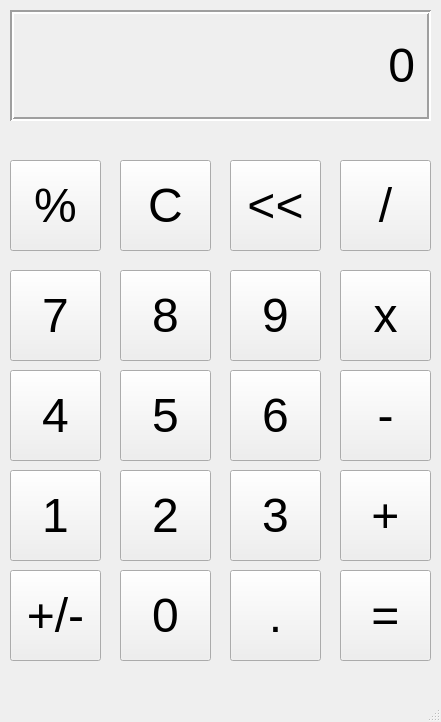
<?xml version="1.0" encoding="UTF-8"?>
<ui version="4.0">
 <class>MainWindow</class>
 <widget class="QMainWindow" name="MainWindow">
  <property name="geometry">
   <rect>
    <x>0</x>
    <y>0</y>
    <width>441</width>
    <height>722</height>
   </rect>
  </property>
  <property name="windowTitle">
   <string>Calculator</string>
  </property>
  <widget class="QWidget" name="centralwidget">
   <widget class="QLabel" name="outputLabel">
    <property name="geometry">
     <rect>
      <x>10</x>
      <y>10</y>
      <width>421</width>
      <height>111</height>
     </rect>
    </property>
    <property name="font">
     <font>
      <pointsize>36</pointsize>
     </font>
    </property>
    <property name="frameShape">
     <enum>QFrame::Box</enum>
    </property>
    <property name="frameShadow">
     <enum>QFrame::Sunken</enum>
    </property>
    <property name="lineWidth">
     <number>2</number>
    </property>
    <property name="text">
     <string>0</string>
    </property>
    <property name="alignment">
     <set>Qt::AlignRight|Qt::AlignTrailing|Qt::AlignVCenter</set>
    </property>
    <property name="margin">
     <number>10</number>
    </property>
   </widget>
   <widget class="QPushButton" name="percentButton">
    <property name="geometry">
     <rect>
      <x>10</x>
      <y>160</y>
      <width>91</width>
      <height>91</height>
     </rect>
    </property>
    <property name="font">
     <font>
      <pointsize>36</pointsize>
     </font>
    </property>
    <property name="text">
     <string>%</string>
    </property>
   </widget>
   <widget class="QPushButton" name="cButton">
    <property name="geometry">
     <rect>
      <x>120</x>
      <y>160</y>
      <width>91</width>
      <height>91</height>
     </rect>
    </property>
    <property name="font">
     <font>
      <pointsize>36</pointsize>
     </font>
    </property>
    <property name="text">
     <string>C</string>
    </property>
   </widget>
   <widget class="QPushButton" name="arrowButton">
    <property name="geometry">
     <rect>
      <x>230</x>
      <y>160</y>
      <width>91</width>
      <height>91</height>
     </rect>
    </property>
    <property name="font">
     <font>
      <pointsize>36</pointsize>
     </font>
    </property>
    <property name="text">
     <string>&lt;&lt;</string>
    </property>
   </widget>
   <widget class="QPushButton" name="divideButton">
    <property name="geometry">
     <rect>
      <x>340</x>
      <y>160</y>
      <width>91</width>
      <height>91</height>
     </rect>
    </property>
    <property name="font">
     <font>
      <pointsize>36</pointsize>
     </font>
    </property>
    <property name="text">
     <string>/</string>
    </property>
   </widget>
   <widget class="QPushButton" name="eightButton">
    <property name="geometry">
     <rect>
      <x>120</x>
      <y>270</y>
      <width>91</width>
      <height>91</height>
     </rect>
    </property>
    <property name="font">
     <font>
      <pointsize>36</pointsize>
     </font>
    </property>
    <property name="text">
     <string>8</string>
    </property>
   </widget>
   <widget class="QPushButton" name="nineButton">
    <property name="geometry">
     <rect>
      <x>230</x>
      <y>270</y>
      <width>91</width>
      <height>91</height>
     </rect>
    </property>
    <property name="font">
     <font>
      <pointsize>36</pointsize>
     </font>
    </property>
    <property name="text">
     <string>9</string>
    </property>
   </widget>
   <widget class="QPushButton" name="multiplyButton">
    <property name="geometry">
     <rect>
      <x>340</x>
      <y>270</y>
      <width>91</width>
      <height>91</height>
     </rect>
    </property>
    <property name="font">
     <font>
      <pointsize>36</pointsize>
     </font>
    </property>
    <property name="text">
     <string>x</string>
    </property>
   </widget>
   <widget class="QPushButton" name="sevenButton">
    <property name="geometry">
     <rect>
      <x>10</x>
      <y>270</y>
      <width>91</width>
      <height>91</height>
     </rect>
    </property>
    <property name="font">
     <font>
      <pointsize>36</pointsize>
     </font>
    </property>
    <property name="text">
     <string>7</string>
    </property>
   </widget>
   <widget class="QPushButton" name="fiveButton">
    <property name="geometry">
     <rect>
      <x>120</x>
      <y>370</y>
      <width>91</width>
      <height>91</height>
     </rect>
    </property>
    <property name="font">
     <font>
      <pointsize>36</pointsize>
     </font>
    </property>
    <property name="text">
     <string>5</string>
    </property>
   </widget>
   <widget class="QPushButton" name="sixButton">
    <property name="geometry">
     <rect>
      <x>230</x>
      <y>370</y>
      <width>91</width>
      <height>91</height>
     </rect>
    </property>
    <property name="font">
     <font>
      <pointsize>36</pointsize>
     </font>
    </property>
    <property name="text">
     <string>6</string>
    </property>
   </widget>
   <widget class="QPushButton" name="minusButton">
    <property name="geometry">
     <rect>
      <x>340</x>
      <y>370</y>
      <width>91</width>
      <height>91</height>
     </rect>
    </property>
    <property name="font">
     <font>
      <pointsize>36</pointsize>
     </font>
    </property>
    <property name="text">
     <string>-</string>
    </property>
   </widget>
   <widget class="QPushButton" name="fourButton">
    <property name="geometry">
     <rect>
      <x>10</x>
      <y>370</y>
      <width>91</width>
      <height>91</height>
     </rect>
    </property>
    <property name="font">
     <font>
      <pointsize>36</pointsize>
     </font>
    </property>
    <property name="text">
     <string>4</string>
    </property>
   </widget>
   <widget class="QPushButton" name="twoButton">
    <property name="geometry">
     <rect>
      <x>120</x>
      <y>470</y>
      <width>91</width>
      <height>91</height>
     </rect>
    </property>
    <property name="font">
     <font>
      <pointsize>36</pointsize>
     </font>
    </property>
    <property name="text">
     <string>2</string>
    </property>
   </widget>
   <widget class="QPushButton" name="threeButton">
    <property name="geometry">
     <rect>
      <x>230</x>
      <y>470</y>
      <width>91</width>
      <height>91</height>
     </rect>
    </property>
    <property name="font">
     <font>
      <pointsize>36</pointsize>
     </font>
    </property>
    <property name="text">
     <string>3</string>
    </property>
   </widget>
   <widget class="QPushButton" name="addButton">
    <property name="geometry">
     <rect>
      <x>340</x>
      <y>470</y>
      <width>91</width>
      <height>91</height>
     </rect>
    </property>
    <property name="font">
     <font>
      <pointsize>36</pointsize>
     </font>
    </property>
    <property name="text">
     <string>+</string>
    </property>
   </widget>
   <widget class="QPushButton" name="oneButton">
    <property name="geometry">
     <rect>
      <x>10</x>
      <y>470</y>
      <width>91</width>
      <height>91</height>
     </rect>
    </property>
    <property name="font">
     <font>
      <pointsize>36</pointsize>
     </font>
    </property>
    <property name="text">
     <string>1</string>
    </property>
   </widget>
   <widget class="QPushButton" name="zeroButton">
    <property name="geometry">
     <rect>
      <x>120</x>
      <y>570</y>
      <width>91</width>
      <height>91</height>
     </rect>
    </property>
    <property name="font">
     <font>
      <pointsize>36</pointsize>
     </font>
    </property>
    <property name="text">
     <string>0</string>
    </property>
   </widget>
   <widget class="QPushButton" name="decimalButton">
    <property name="geometry">
     <rect>
      <x>230</x>
      <y>570</y>
      <width>91</width>
      <height>91</height>
     </rect>
    </property>
    <property name="font">
     <font>
      <pointsize>36</pointsize>
     </font>
    </property>
    <property name="text">
     <string>.</string>
    </property>
   </widget>
   <widget class="QPushButton" name="equalButton">
    <property name="geometry">
     <rect>
      <x>340</x>
      <y>570</y>
      <width>91</width>
      <height>91</height>
     </rect>
    </property>
    <property name="font">
     <font>
      <pointsize>36</pointsize>
     </font>
    </property>
    <property name="text">
     <string>=</string>
    </property>
   </widget>
   <widget class="QPushButton" name="plusminusButton">
    <property name="geometry">
     <rect>
      <x>10</x>
      <y>570</y>
      <width>91</width>
      <height>91</height>
     </rect>
    </property>
    <property name="font">
     <font>
      <pointsize>36</pointsize>
     </font>
    </property>
    <property name="text">
     <string>+/-</string>
    </property>
   </widget>
  </widget>
  <widget class="QMenuBar" name="menubar">
   <property name="geometry">
    <rect>
     <x>0</x>
     <y>0</y>
     <width>441</width>
     <height>26</height>
    </rect>
   </property>
  </widget>
  <widget class="QStatusBar" name="statusbar"/>
 </widget>
 <resources/>
 <connections/>
</ui>
